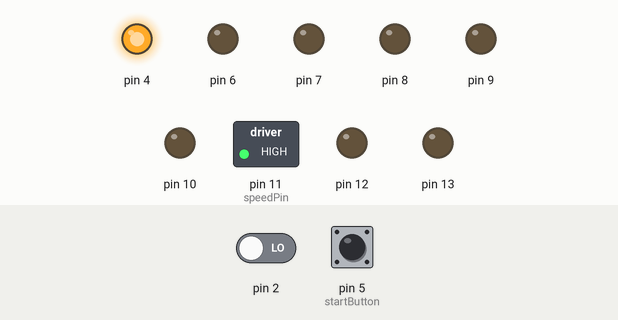
Recording of a sketch running on a simulated Arduino Uno, built with avr-gcc and run on an emulated ATmega328P. Shown: switched loads named in the sketch (green lamp = pin HIGH), output pins drawn as LEDs (lit = HIGH). The inputs (shaded band) are chosen by the test bench; at power-on: pin 5 (startButton) HIGH, pin 2 LOW.

Above: at 1.2 s.
1.3 s: pin 5 (startButton) pulled LOW for 0.15 s
At 2.0 s:
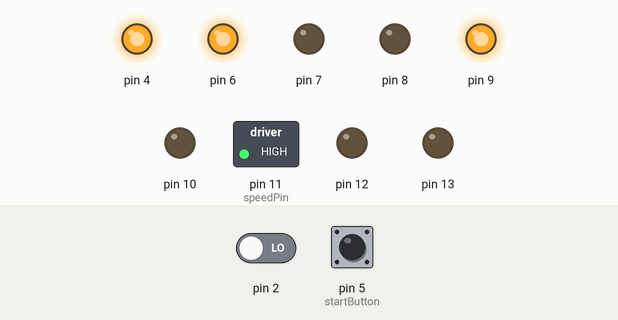
Timing chart, 0 to 4.3 s (numbered marks = the images above; inputs shaded):
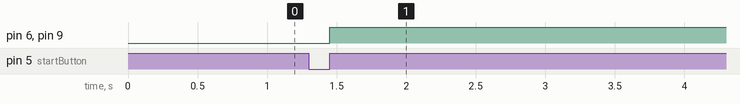

Measured:
- after the input at 1.3 s, pin 6, pin 9: LOW → HIGH after 0.15 s

The sketch:

RobotTour.ino
```cpp
int speedPin = 11;
int startButton = 5;

bool running = false;
enum Direction {Forward = 0, Backward = 1, Left = 2, Right = 3};
int movementIndex;

//Constants to figure out
float degPerMeter = 360;
float metersPerGridSquare = .5;
float metersForEntry = .2;

//Competition Variables
Direction path[5] = {Forward, Left, Forward, Right, Backward};
int pathIndex = -1;

struct motor
{
  public: int forwardPort;
  public: int backwardPort;

  public: int encoderA;
  public: int encoderB;
  public: volatile long currentPosition = 0;
  public: long targetPosition = 0;

  private: int isOnTarget;

  public: static int encodedMotors;
  public: static int landedMotors;

  public: void MoveToEncoder()
  {
    if(currentPosition > targetPosition)
    {
      isOnTarget = false;
      digitalWrite(forwardPort, 1);
      digitalWrite(backwardPort, 0);
    }
    else if(currentPosition < targetPosition)
    {
      isOnTarget = false;
      digitalWrite(forwardPort, 0);
      digitalWrite(backwardPort, 1);
    }
    else
    {
      if(!isOnTarget)
      {
        landedMotors++;
        isOnTarget = true;
      }
      digitalWrite(forwardPort, 0);
      digitalWrite(backwardPort, 0);
    }
  };

  public: void ChangeTargetSpot(long change)
  {
    targetPosition += change;
  }


  public: motor(int firstPort, int secondPort)
  {
    forwardPort = firstPort;
    backwardPort = secondPort;
    pinMode(forwardPort, OUTPUT);
    pinMode(backwardPort, OUTPUT);
  }

  public: motor(int firstMotorPort, int secondMotorPort, int firstEncPort, int secondEncPort)
  {
    forwardPort = firstMotorPort;
    backwardPort = secondMotorPort;
    pinMode(forwardPort, OUTPUT);
    pinMode(backwardPort, OUTPUT);

    encoderA = firstEncPort;
    encoderB = secondEncPort;
    pinMode(encoderA, INPUT);
    pinMode(encoderB, INPUT);
    encodedMotors++;
  }

  public: void encoderISR()
  {
    // if(digitalRead(forwardPort) != 0 && digitalRead(backwardPort) != 0)
    // {
      if (digitalRead(encoderA) == digitalRead(encoderB))
        currentPosition++;  // Forward rotation
      else
        currentPosition--;  // Backward rotation
    // }
  }
};

int motor::encodedMotors = 0;
int motor::landedMotors = 0;

motor frontLeft = motor(6, 7, A0, A1);
motor frontRight = motor(9, 8, A2, A3);
motor backLeft = motor(10, 11, A4, A5);
motor backRight = motor(13, 12, 2, 3);

void flISR()
{
  frontLeft.encoderISR();
}

void frISR()
{
  frontRight.encoderISR();
}

void blISR()
{
  backLeft.encoderISR();
}

void brISR()
{
  backRight.encoderISR();
}

void changeDirections(int shift)
{
  switch(shift)
  {
    case 0: //forwards
      frontLeft.ChangeTargetSpot(1 * degPerMeter * metersPerGridSquare);
      frontRight.ChangeTargetSpot(1 * degPerMeter * metersPerGridSquare);
      backLeft.ChangeTargetSpot(1 * degPerMeter * metersPerGridSquare);
      backRight.ChangeTargetSpot(1 * degPerMeter * metersPerGridSquare);
      break;
    case 1: //backwards
      frontLeft.ChangeTargetSpot(-1 * degPerMeter * metersPerGridSquare);
      frontRight.ChangeTargetSpot(-1 * degPerMeter * metersPerGridSquare);
      backLeft.ChangeTargetSpot(-1 * degPerMeter * metersPerGridSquare);
      backRight.ChangeTargetSpot(-1 * degPerMeter * metersPerGridSquare);
      break;
    case 2: //left
      frontLeft.ChangeTargetSpot(-1 * degPerMeter * metersPerGridSquare);
      frontRight.ChangeTargetSpot(1 * degPerMeter * metersPerGridSquare);
      backLeft.ChangeTargetSpot(1 * degPerMeter * metersPerGridSquare);
      backRight.ChangeTargetSpot(-1 * degPerMeter * metersPerGridSquare);
      break;
    case 3: //right
      frontLeft.ChangeTargetSpot(1 * degPerMeter * metersPerGridSquare);
      frontRight.ChangeTargetSpot(-1 * degPerMeter * metersPerGridSquare);
      backLeft.ChangeTargetSpot(1 * degPerMeter * metersPerGridSquare);
      backRight.ChangeTargetSpot(-1 * degPerMeter * metersPerGridSquare);
      break;
  }
  motor::landedMotors = 0;
}

void ProgressPath()
{
  if(motor::landedMotors == motor::encodedMotors)
  {
    pathIndex += 1;

    if(pathIndex < sizeof(path))
      changeDirections(path[pathIndex]);
    else
    {
      running = false;
      pathIndex = -1;
    }
  }
}

void startRun()
{
  frontLeft.ChangeTargetSpot(metersForEntry * metersPerGridSquare);
  frontRight.ChangeTargetSpot(metersForEntry * metersPerGridSquare);
  backLeft.ChangeTargetSpot(metersForEntry * metersPerGridSquare);
  backRight.ChangeTargetSpot(metersForEntry * metersPerGridSquare);
}


void setup() {
  Serial.begin(9600); //Opens console
  pinMode(speedPin, OUTPUT);
  pinMode(4, OUTPUT);
  pinMode(startButton, INPUT);
  digitalWrite(startButton, HIGH);
  digitalWrite(4, HIGH);

  attachInterrupt(digitalPinToInterrupt(frontLeft.encoderA), flISR, CHANGE);
  attachInterrupt(digitalPinToInterrupt(frontRight.encoderA), frISR, CHANGE);
  attachInterrupt(digitalPinToInterrupt(backLeft.encoderA), blISR, CHANGE);
  attachInterrupt(digitalPinToInterrupt(backRight.encoderA), brISR, CHANGE);
  digitalWrite(11, 1);
}

void loop() {
  if(running && digitalRead(startButton))
  {
    //Move the motors
    // frontLeft.MoveToEncoder();
    // frontRight.MoveToEncoder();
    // backLeft.MoveToEncoder();
    // backRight.MoveToEncoder();

    digitalWrite(6, HIGH);
    digitalWrite(9, HIGH);

    delay(5000);

    digitalWrite(6, LOW);
    digitalWrite(9, LOW);

    // digitalWrite(10, LOW);
    // digitalWrite(13, LOW);

    ProgressPath();
  }
  else
  {
    // digitalWrite(10, LOW);
    // digitalWrite(13, LOW);
    if(!digitalRead(startButton))
      running = true;
  }

  // Serial.println(running && digitalRead(startButton));
}
```
